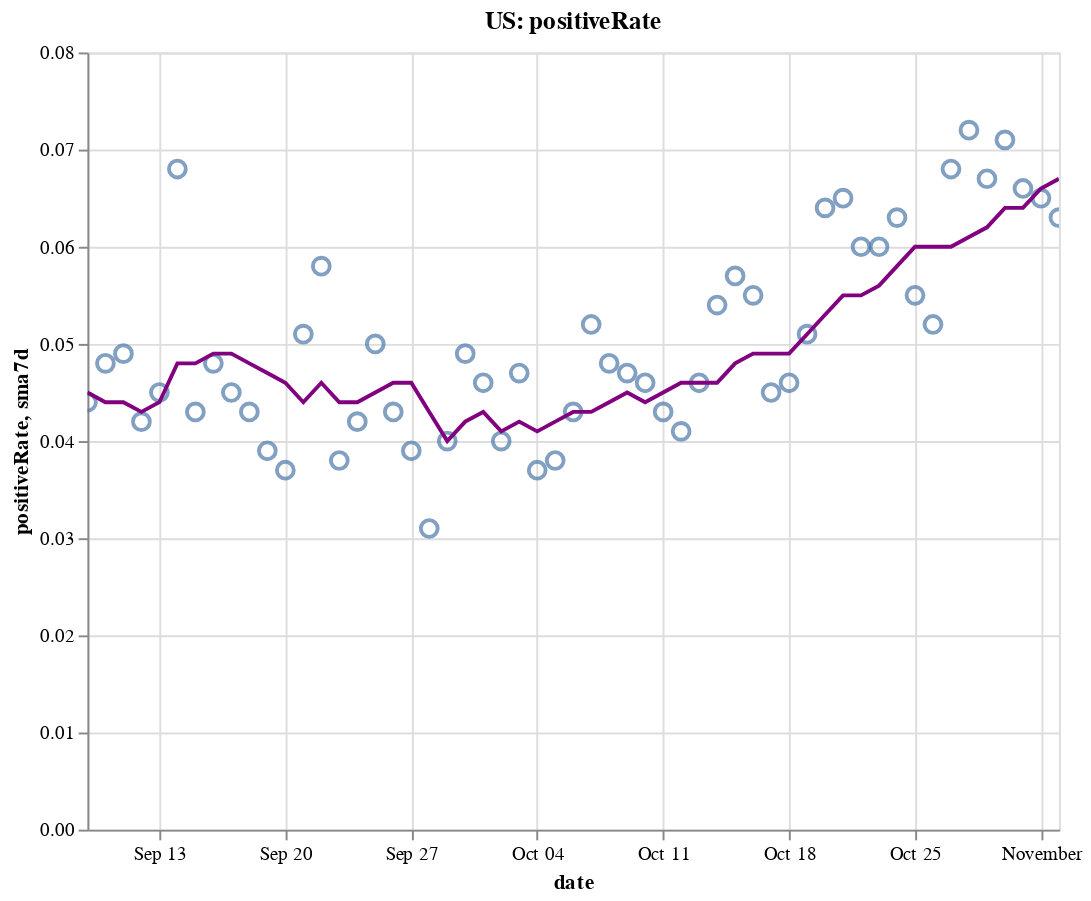

This figure's notebook cell:
### Code cell
create_plot(us, 'positiveRate')

### Figure 1 — Vega-Lite specification as saved in the notebook (floating-point values rounded to 4 significant figures)
{"config": {"view": {"continuousWidth": 400, "continuousHeight": 300}}, "layer": [{"layer": [{"mark": {"type": "point", "size": 75}, "encoding": {"tooltip": [{"type": "temporal", "field": "date"}, {"type": "quantitative", "field": "positiveRate"}, {"type": "quantitative", "field": "sma7d"}], "x": {"type": "temporal", "field": "date"}, "y": {"type": "quantitative", "field": "positiveRate"}}, "selection": {"selector004": {"type": "interval", "bind": "scales", "encodings": ["x", "y"]}}}, {"mark": {"type": "line", "color": "purple"}, "encoding": {"x": {"type": "temporal", "field": "date"}, "y": {"type": "quantitative", "field": "sma7d"}}}]}, {"mark": {"type": "rule", "color": "#aaa"}, "encoding": {"x": {"type": "temporal", "field": "date"}}, "transform": [{"filter": {"selection": "selector003"}}]}, {"mark": "circle", "encoding": {"opacity": {"condition": {"value": 1, "selection": "selector003"}, "value": 0}, "tooltip": [{"type": "temporal", "field": "date"}, {"type": "quantitative", "field": "positiveRate"}, {"type": "quantitative", "field": "sma7d"}], "x": {"type": "temporal", "field": "date"}, "y": {"type": "quantitative", "field": "positiveRate"}}, "selection": {"selector003": {"type": "single", "encodings": ["x"], "on": "mouseover", "nearest": true, "empty": "none"}}}, {"mark": {"type": "text", "align": "left", "dx": 5, "dy": -5, "stroke": "white", "strokeWidth": 2}, "encoding": {"text": {"type": "quantitative", "field": "positiveRate"}, "tooltip": [{"type": "temporal", "field": "date"}, {"type": "quantitative", "field": "positiveRate"}, {"type": "quantitative", "field": "sma7d"}], "x": {"type": "temporal", "field": "date"}, "y": {"type": "quantitative", "field": "positiveRate"}}, "transform": [{"filter": {"selection": "selector003"}}]}, {"mark": {"type": "text", "align": "left", "dx": 5, "dy": -5}, "encoding": {"text": {"type": "quantitative", "field": "positiveRate"}, "tooltip": [{"type": "temporal", "field": "date"}, {"type": "quantitative", "field": "positiveRate"}, {"type": "quantitative", "field": "sma7d"}], "x": {"type": "temporal", "field": "date"}, "y": {"type": "quantitative", "field": "positiveRate"}}, "transform": [{"filter": {"selection": "selector003"}}]}], "data": {"name": "data-547fbe7ae38d212522ccf83c5ed071e2"}, "height": 400, "title": "US: positiveRate", "width": 500, "$schema": "https://vega.github.io/schema/vega-lite/v4.8.1.json", "datasets": {"data-547fbe7ae38d212522ccf83c5ed071e2": [{"date": "2020-09-09T00:00:00", "totalTestResultsIncrease": 703600.0, "positiveIncrease": 31060.0, "death": 182800.0, "deathIncrease": 1084.0, "positiveRate": 0.044, "state": "US", "sma7d": 0.045}, {"date": "2020-09-10T00:00:00", "totalTestResultsIncrease": 778700.0, "positiveIncrease": 37540.0, "death": 183900.0, "deathIncrease": 1170.0, "positiveRate": 0.048, "state": "US", "sma7d": 0.044}, {"date": "2020-09-11T00:00:00", "totalTestResultsIncrease": 920000.0, "positiveIncrease": 44880.0, "death": 185000.0, "deathIncrease": 1018.0, "positiveRate": 0.049, "state": "US", "sma7d": 0.044}, {"date": "2020-09-12T00:00:00", "totalTestResultsIncrease": 994300.0, "positiveIncrease": 42070.0, "death": 185800.0, "deathIncrease": 810.0, "positiveRate": 0.042, "state": "US", "sma7d": 0.043}, {"date": "2020-09-13T00:00:00", "totalTestResultsIncrease": 772600.0, "positiveIncrease": 34420.0, "death": 186200.0, "deathIncrease": 390.0, "positiveRate": 0.045, "state": "US", "sma7d": 0.044}, {"date": "2020-09-14T00:00:00", "totalTestResultsIncrease": 501200.0, "positiveIncrease": 33850.0, "death": 186600.0, "deathIncrease": 404.0, "positiveRate": 0.068, "state": "US", "sma7d": 0.048}, {"date": "2020-09-15T00:00:00", "totalTestResultsIncrease": 812800.0, "positiveIncrease": 35070.0, "death": 187600.0, "deathIncrease": 1031.0, "positiveRate": 0.043, "state": "US", "sma7d": 0.048}, {"date": "2020-09-16T00:00:00", "totalTestResultsIncrease": 826600.0, "positiveIncrease": 39950.0, "death": 188800.0, "deathIncrease": 1200.0, "positiveRate": 0.048, "state": "US", "sma7d": 0.049}, {"date": "2020-09-17T00:00:00", "totalTestResultsIncrease": 964300.0, "positiveIncrease": 43580.0, "death": 189700.0, "deathIncrease": 863.0, "positiveRate": 0.045, "state": "US", "sma7d": 0.049}, {"date": "2020-09-18T00:00:00", "totalTestResultsIncrease": 1093000.0, "positiveIncrease": 47460.0, "death": 190600.0, "deathIncrease": 901.0, "positiveRate": 0.043, "state": "US", "sma7d": 0.048}, {"date": "2020-09-19T00:00:00", "totalTestResultsIncrease": 1177000.0, "positiveIncrease": 45500.0, "death": 191300.0, "deathIncrease": 740.0, "positiveRate": 0.039, "state": "US", "sma7d": 0.047}, {"date": "2020-09-20T00:00:00", "totalTestResultsIncrease": 979000.0, "positiveIncrease": 36270.0, "death": 191600.0, "deathIncrease": 327.0, "positiveRate": 0.037, "state": "US", "sma7d": 0.046}, {"date": "2020-09-21T00:00:00", "totalTestResultsIncrease": 775400.0, "positiveIncrease": 39460.0, "death": 191900.0, "deathIncrease": 287.0, "positiveRate": 0.051, "state": "US", "sma7d": 0.044}, {"date": "2020-09-22T00:00:00", "totalTestResultsIncrease": 850800.0, "positiveIncrease": 49380.0, "death": 192800.0, "deathIncrease": 854.0, "positiveRate": 0.058, "state": "US", "sma7d": 0.046}, {"date": "2020-09-23T00:00:00", "totalTestResultsIncrease": 1010000.0, "positiveIncrease": 38570.0, "death": 193900.0, "deathIncrease": 1159.0, "positiveRate": 0.038, "state": "US", "sma7d": 0.044}, {"date": "2020-09-24T00:00:00", "totalTestResultsIncrease": 1038000.0, "positiveIncrease": 43710.0, "death": 194800.0, "deathIncrease": 921.0, "positiveRate": 0.042, "state": "US", "sma7d": 0.044}, {"date": "2020-09-25T00:00:00", "totalTestResultsIncrease": 1113000.0, "positiveIncrease": 55490.0, "death": 195700.0, "deathIncrease": 844.0, "positiveRate": 0.05, "state": "US", "sma7d": 0.045}, {"date": "2020-09-26T00:00:00", "totalTestResultsIncrease": 1123000.0, "positiveIncrease": 47790.0, "death": 196600.0, "deathIncrease": 869.0, "positiveRate": 0.043, "state": "US", "sma7d": 0.046}, {"date": "2020-09-27T00:00:00", "totalTestResultsIncrease": 905900.0, "positiveIncrease": 35420.0, "death": 196900.0, "deathIncrease": 307.0, "positiveRate": 0.039, "state": "US", "sma7d": 0.046}, {"date": "2020-09-28T00:00:00", "totalTestResultsIncrease": 1165000.0, "positiveIncrease": 36510.0, "death": 197100.0, "deathIncrease": 257.0, "positiveRate": 0.031, "state": "US", "sma7d": 0.043}, {"date": "2020-09-29T00:00:00", "totalTestResultsIncrease": 914700.0, "positiveIncrease": 36890.0, "death": 197900.0, "deathIncrease": 739.0, "positiveRate": 0.04, "state": "US", "sma7d": 0.04}, {"date": "2020-09-30T00:00:00", "totalTestResultsIncrease": 904500.0, "positiveIncrease": 44360.0, "death": 198900.0, "deathIncrease": 1061.0, "positiveRate": 0.049, "state": "US", "sma7d": 0.042}, {"date": "2020-10-01T00:00:00", "totalTestResultsIncrease": 998300.0, "positiveIncrease": 45620.0, "death": 199800.0, "deathIncrease": 851.0, "positiveRate": 0.046, "state": "US", "sma7d": 0.043}, {"date": "2020-10-02T00:00:00", "totalTestResultsIncrease": 1242000.0, "positiveIncrease": 49480.0, "death": 200600.0, "deathIncrease": 835.0, "positiveRate": 0.04, "state": "US", "sma7d": 0.041}, {"date": "2020-10-03T00:00:00", "totalTestResultsIncrease": 1100000.0, "positiveIncrease": 51340.0, "death": 201400.0, "deathIncrease": 741.0, "positiveRate": 0.047, "state": "US", "sma7d": 0.042}, {"date": "2020-10-04T00:00:00", "totalTestResultsIncrease": 1029000.0, "positiveIncrease": 38360.0, "death": 201700.0, "deathIncrease": 363.0, "positiveRate": 0.037, "state": "US", "sma7d": 0.041}, {"date": "2020-10-05T00:00:00", "totalTestResultsIncrease": 990800.0, "positiveIncrease": 38120.0, "death": 202000.0, "deathIncrease": 326.0, "positiveRate": 0.038, "state": "US", "sma7d": 0.042}, {"date": "2020-10-06T00:00:00", "totalTestResultsIncrease": 907200.0, "positiveIncrease": 38610.0, "death": 202700.0, "deathIncrease": 634.0, "positiveRate": 0.043, "state": "US", "sma7d": 0.043}, {"date": "2020-10-07T00:00:00", "totalTestResultsIncrease": 973500.0, "positiveIncrease": 50560.0, "death": 203600.0, "deathIncrease": 916.0, "positiveRate": 0.052, "state": "US", "sma7d": 0.043}, {"date": "2020-10-08T00:00:00", "totalTestResultsIncrease": 1150000.0, "positiveIncrease": 55290.0, "death": 204600.0, "deathIncrease": 986.0, "positiveRate": 0.048, "state": "US", "sma7d": 0.044}, {"date": "2020-10-09T00:00:00", "totalTestResultsIncrease": 1201000.0, "positiveIncrease": 57000.0, "death": 205500.0, "deathIncrease": 893.0, "positiveRate": 0.047, "state": "US", "sma7d": 0.045}, {"date": "2020-10-10T00:00:00", "totalTestResultsIncrease": 1247000.0, "positiveIncrease": 57490.0, "death": 206100.0, "deathIncrease": 665.0, "positiveRate": 0.046, "state": "US", "sma7d": 0.044}, {"date": "2020-10-11T00:00:00", "totalTestResultsIncrease": 1083000.0, "positiveIncrease": 46790.0, "death": 206600.0, "deathIncrease": 466.0, "positiveRate": 0.043, "state": "US", "sma7d": 0.045}, {"date": "2020-10-12T00:00:00", "totalTestResultsIncrease": 1064000.0, "positiveIncrease": 43110.0, "death": 206900.0, "deathIncrease": 287.0, "positiveRate": 0.041, "state": "US", "sma7d": 0.046}, {"date": "2020-10-13T00:00:00", "totalTestResultsIncrease": 1041000.0, "positiveIncrease": 48320.0, "death": 207600.0, "deathIncrease": 690.0, "positiveRate": 0.046, "state": "US", "sma7d": 0.046}, {"date": "2020-10-14T00:00:00", "totalTestResultsIncrease": 1042000.0, "positiveIncrease": 56720.0, "death": 208400.0, "deathIncrease": 811.0, "positiveRate": 0.054, "state": "US", "sma7d": 0.046}, {"date": "2020-10-15T00:00:00", "totalTestResultsIncrease": 1103000.0, "positiveIncrease": 63100.0, "death": 209300.0, "deathIncrease": 951.0, "positiveRate": 0.057, "state": "US", "sma7d": 0.048}, {"date": "2020-10-16T00:00:00", "totalTestResultsIncrease": 1230000.0, "positiveIncrease": 68040.0, "death": 210200.0, "deathIncrease": 877.0, "positiveRate": 0.055, "state": "US", "sma7d": 0.049}, {"date": "2020-10-17T00:00:00", "totalTestResultsIncrease": 1295000.0, "positiveIncrease": 57870.0, "death": 211000.0, "deathIncrease": 780.0, "positiveRate": 0.045, "state": "US", "sma7d": 0.049}, {"date": "2020-10-18T00:00:00", "totalTestResultsIncrease": 1056000.0, "positiveIncrease": 48860.0, "death": 211400.0, "deathIncrease": 393.0, "positiveRate": 0.046, "state": "US", "sma7d": 0.049}, {"date": "2020-10-19T00:00:00", "totalTestResultsIncrease": 1131000.0, "positiveIncrease": 57130.0, "death": 211800.0, "deathIncrease": 456.0, "positiveRate": 0.051, "state": "US", "sma7d": 0.051}, {"date": "2020-10-20T00:00:00", "totalTestResultsIncrease": 948900.0, "positiveIncrease": 60560.0, "death": 212700.0, "deathIncrease": 832.0, "positiveRate": 0.064, "state": "US", "sma7d": 0.053}, {"date": "2020-10-21T00:00:00", "totalTestResultsIncrease": 939600.0, "positiveIncrease": 60710.0, "death": 213700.0, "deathIncrease": 1024.0, "positiveRate": 0.065, "state": "US", "sma7d": 0.055}, {"date": "2020-10-22T00:00:00", "totalTestResultsIncrease": 1219000.0, "positiveIncrease": 73010.0, "death": 214800.0, "deathIncrease": 1143.0, "positiveRate": 0.06, "state": "US", "sma7d": 0.055}, {"date": "2020-10-23T00:00:00", "totalTestResultsIncrease": 1379000.0, "positiveIncrease": 83060.0, "death": 215800.0, "deathIncrease": 917.0, "positiveRate": 0.06, "state": "US", "sma7d": 0.056}, {"date": "2020-10-24T00:00:00", "totalTestResultsIncrease": 1322000.0, "positiveIncrease": 82920.0, "death": 216700.0, "deathIncrease": 890.0, "positiveRate": 0.063, "state": "US", "sma7d": 0.058}, {"date": "2020-10-25T00:00:00", "totalTestResultsIncrease": 1192000.0, "positiveIncrease": 65650.0, "death": 217000.0, "deathIncrease": 377.0, "positiveRate": 0.055, "state": "US", "sma7d": 0.06}, {"date": "2020-10-26T00:00:00", "totalTestResultsIncrease": 1201000.0, "positiveIncrease": 62270.0, "death": 217400.0, "deathIncrease": 389.0, "positiveRate": 0.052, "state": "US", "sma7d": 0.06}, {"date": "2020-10-27T00:00:00", "totalTestResultsIncrease": 1081000.0, "positiveIncrease": 73100.0, "death": 218300.0, "deathIncrease": 931.0, "positiveRate": 0.068, "state": "US", "sma7d": 0.06}, {"date": "2020-10-28T00:00:00", "totalTestResultsIncrease": 1086000.0, "positiveIncrease": 78660.0, "death": 219400.0, "deathIncrease": 1025.0, "positiveRate": 0.072, "state": "US", "sma7d": 0.061}, {"date": "2020-10-29T00:00:00", "totalTestResultsIncrease": 1325000.0, "positiveIncrease": 88450.0, "death": 220400.0, "deathIncrease": 1049.0, "positiveRate": 0.067, "state": "US", "sma7d": 0.062}, {"date": "2020-10-30T00:00:00", "totalTestResultsIncrease": 1362000.0, "positiveIncrease": 97080.0, "death": 221400.0, "deathIncrease": 933.0, "positiveRate": 0.071, "state": "US", "sma7d": 0.064}, {"date": "2020-10-31T00:00:00", "totalTestResultsIncrease": 1374000.0, "positiveIncrease": 90590.0, "death": 222300.0, "deathIncrease": 963.0, "positiveRate": 0.066, "state": "US", "sma7d": 0.064}, {"date": "2020-11-01T00:00:00", "totalTestResultsIncrease": 1140000.0, "positiveIncrease": 74180.0, "death": 222700.0, "deathIncrease": 391.0, "positiveRate": 0.065, "state": "US", "sma7d": 0.066}, {"date": "2020-11-02T00:00:00", "totalTestResultsIncrease": 1313000.0, "positiveIncrease": 82540.0, "death": 223100.0, "deathIncrease": 475.0, "positiveRate": 0.063, "state": "US", "sma7d": 0.067}]}}
